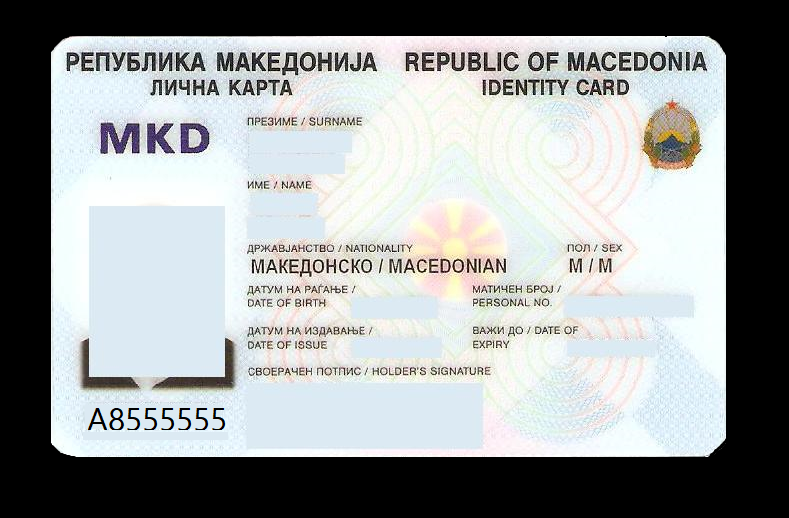
#> input picture images/KOMP_NOVA.png, 789 x 518 px
$ python -i id_number_identifier.py   (imports and definitions only)
#> lines starting #> are read from the running program, lines starting #| are printed output that depends on the picture
# Digital Image Processing Project

import glob
import operator

import cv2
import imutils
import matplotlib.pyplot as plt
import numpy as np
from imutils import contours


# Method for reading the images in color and resizing
# [50 lines left out: functions read_images_color, read_images_gray, show_images, open_images, get_contours, not called in this run]


# Method for extracting separate elements from the ID images
def extract_elements(images_оpened):
    images_extracted_elements = list()
    for ind, image in enumerate(images_оpened):
        image_cropped = cv2.resize(image[300:330, 5:160], (400, 250))
        plt.suptitle('Extracted elements from ID ' + str(ind + 1), fontsize=14)
        plt.subplot(3, 3, 1)
        plt.imshow(image_cropped, cmap='gray')
        extracted_elements = list()
        contours = get_contours(image_cropped)
        for index, contour in enumerate(contours):
            (x, y, w, h) = cv2.boundingRect(contour)
            element = image_cropped[y:y + h, x:x + w]
            element = cv2.resize(element, (200, 250))
            extracted_elements.append(element)
            plt.subplot(3, 3, 2 + index)
            plt.imshow(element, cmap='gray')
            if index + 2 >= 9:
                break

        plt.show()
        images_extracted_elements.append(extracted_elements)

    return images_extracted_elements


# Method for extracting separate elements from the pattern image
# [82 lines left out: functions extract_pattern_elements, evaluate_elements, match_elements_to_pattern, show_images_with_id_number, detect_edges, not called in this run]


# [42 lines not run here, left out]

>>> import cv2
>>> picture = cv2.imread('images/KOMP_NOVA.png', cv2.IMREAD_GRAYSCALE)
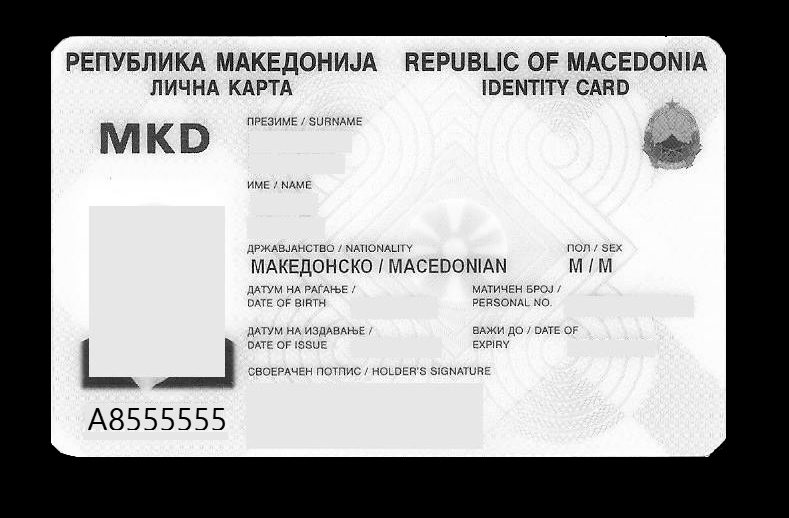
#> picture: shape (518, 789); min 0, max 255, mean 155.7
#> the loop in extract_elements, `for ind, image in enumerate(images_оpened):` made 1 pass
#> ind on pass 1: 0
#> after the loop in extract_elements, `for ind, image in enumerate(images_оpened):`: images_extracted_elements = []
#> (the run stopped early here; a loop or call above may not have finished)

$ run again, on images/image4.png
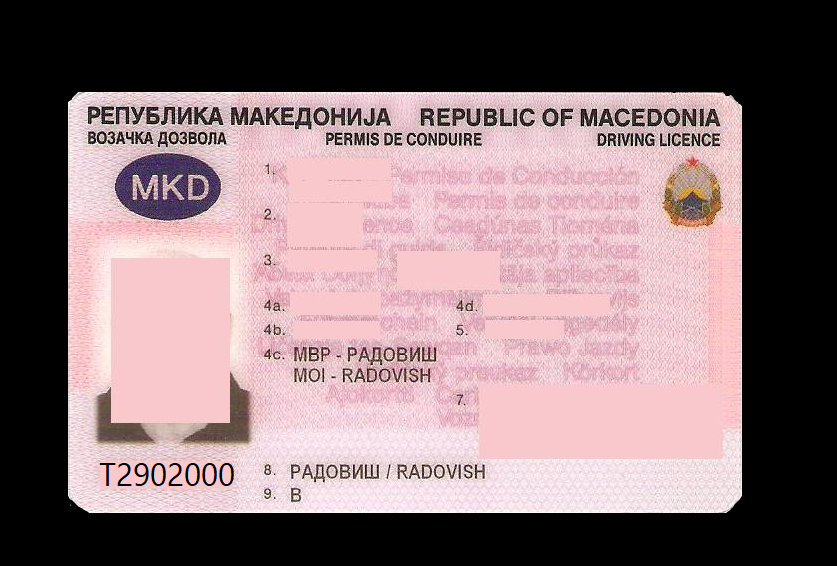
#> input picture images/image4.png, 837 x 566 px
#> `picture = cv2.imread('images/KOMP_NOVA.png', cv2.IMREAD_GRAYSCALE)`:
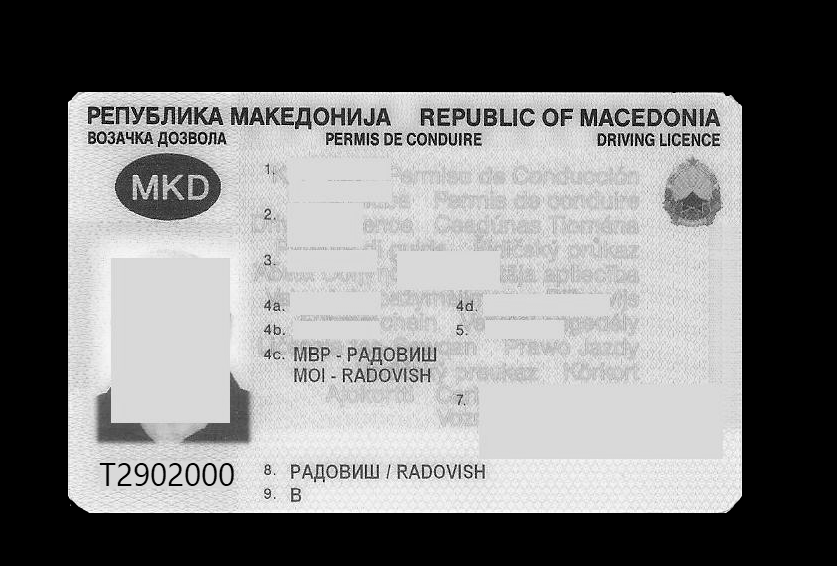
#> picture: shape (566, 837); min 0, max 255, mean 121
#> the loop in extract_elements, `for ind, image in enumerate(images_оpened):` made 1 pass
#> ind on pass 1: 0
#> after the loop in extract_elements, `for ind, image in enumerate(images_оpened):`: images_extracted_elements = []
